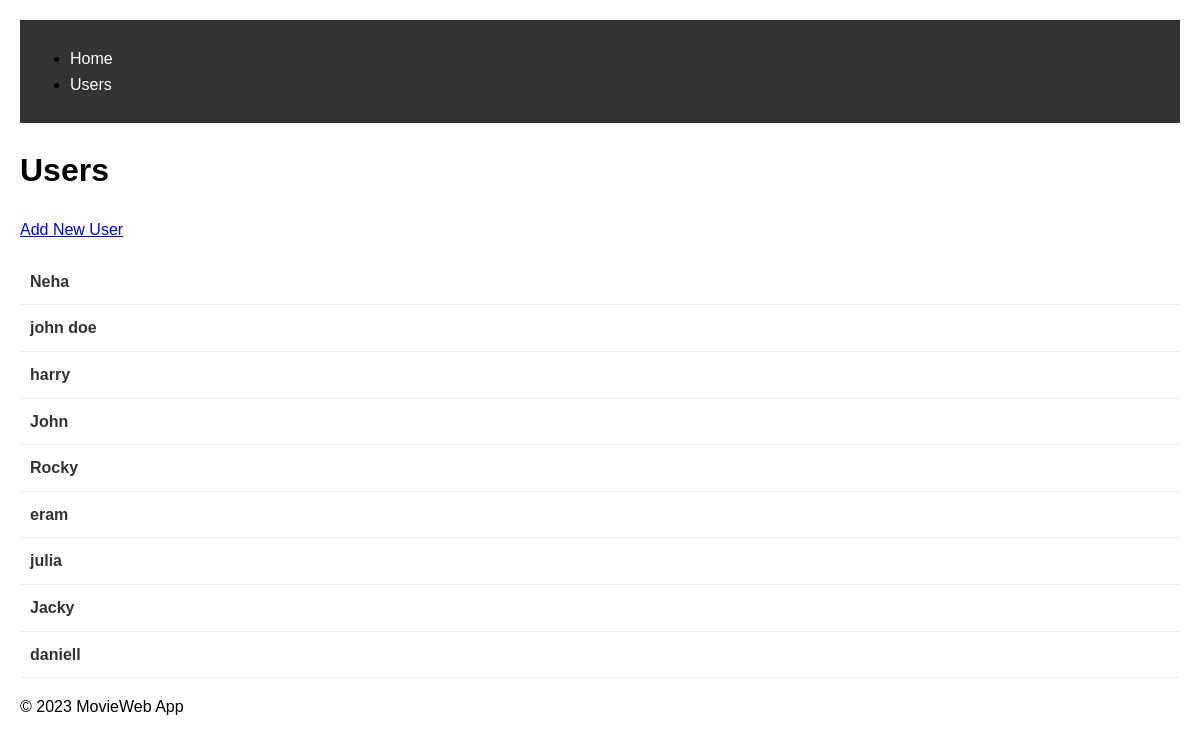
/users, run on an earlier commit of the app's database.
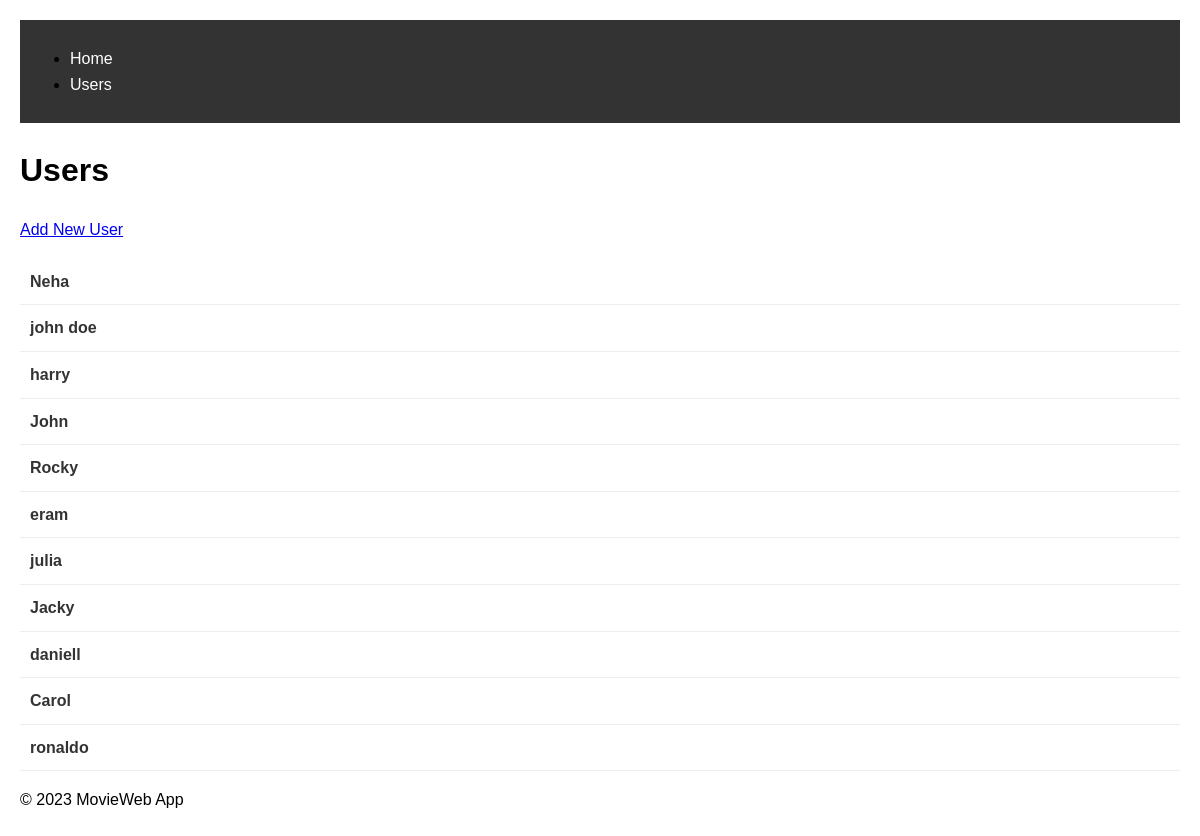
And on a later commit of the database.
### datamanager/data_models.py (models this page shows, shortened)
class User(db.Model):
    __tablename__ = 'users'
    user_id = db.Column(db.Integer, primary_key=True, autoincrement=True)
    user_name = db.Column(db.String, unique=True)
    movies = db.relationship('Movie', back_populates='user', lazy=True)

### app.py (the view)
@app.route('/users')
def list_users():
    users = data_manager.get_all_users()
    return render_template("users.html", users = users)

### datamanager/sqlite_data_manager.py (called while the page is built)
    def get_all_users(self):
        try:
            with self.app.app_context():
                users = User.query.all()  # Using ORM query
            return users
        except SQLAlchemyError as e:
            db.session.rollback()
            print(f"Data base error: {e}")
            return []

### templates/users.html (shortened to what this page needs)
{% extends "base.html" %}
{% block content %}
    <h1>Users</h1>
    <a href="{{ url_for('add_user') }}" class="button">Add New User</a>
    <ul class="user-list">
        {% for user in users %}
            <li>
                <a href="{{ url_for('user_movies', user_id=user.user_id) }}">{{ user.user_name }}</a>
            </li>
        {% endfor %}
    </ul>
{% endblock %}

### templates/base.html (shortened to what this page needs)
<!DOCTYPE html>
<html lang="en">
<head>
    <link rel="stylesheet" href="{{ url_for('static', filename='style.css') }}">
</head>
<body>
    <header>
        <nav>
            <ul>
                <li><a href="{{ url_for('home_page') }}">Home</a></li>
                <li><a href="{{ url_for('list_users') }}">Users</a></li>
            </ul>
        </nav>
    </header>
    <main>
        {% block content %}{% endblock %}
    </main>
    <footer>
        <p>&copy; 2023 MovieWeb App</p>
    </footer>
</body>
</html>

### static/style.css (style rules this page uses)
body { font-family: Arial, sans-serif; line-height: 1.6; margin: 0; padding: 20px; max-width: 1200px; margin: 0 auto; }
nav { background: #333; padding: 10px; margin-bottom: 20px; }
nav a { color: white; text-decoration: none; margin-right: 15px; }
.user-list { list-style: none; padding: 0; }
.user-list li { padding: 10px; border-bottom: 1px solid #eee; }
.user-list a { text-decoration: none; color: #333; font-weight: bold; }

What changed in the data, as far as the page shows it:
added User: user_name "Carol"
added User: user_name "ronaldo"
